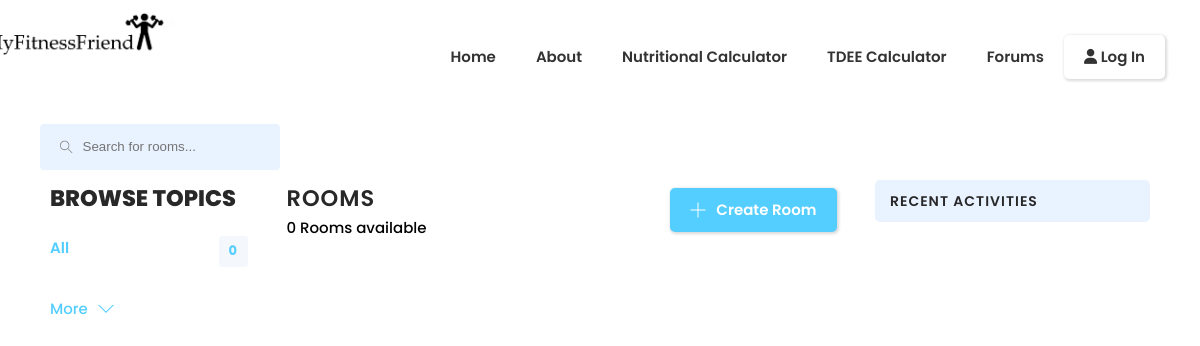
The app's page /forums, older data.
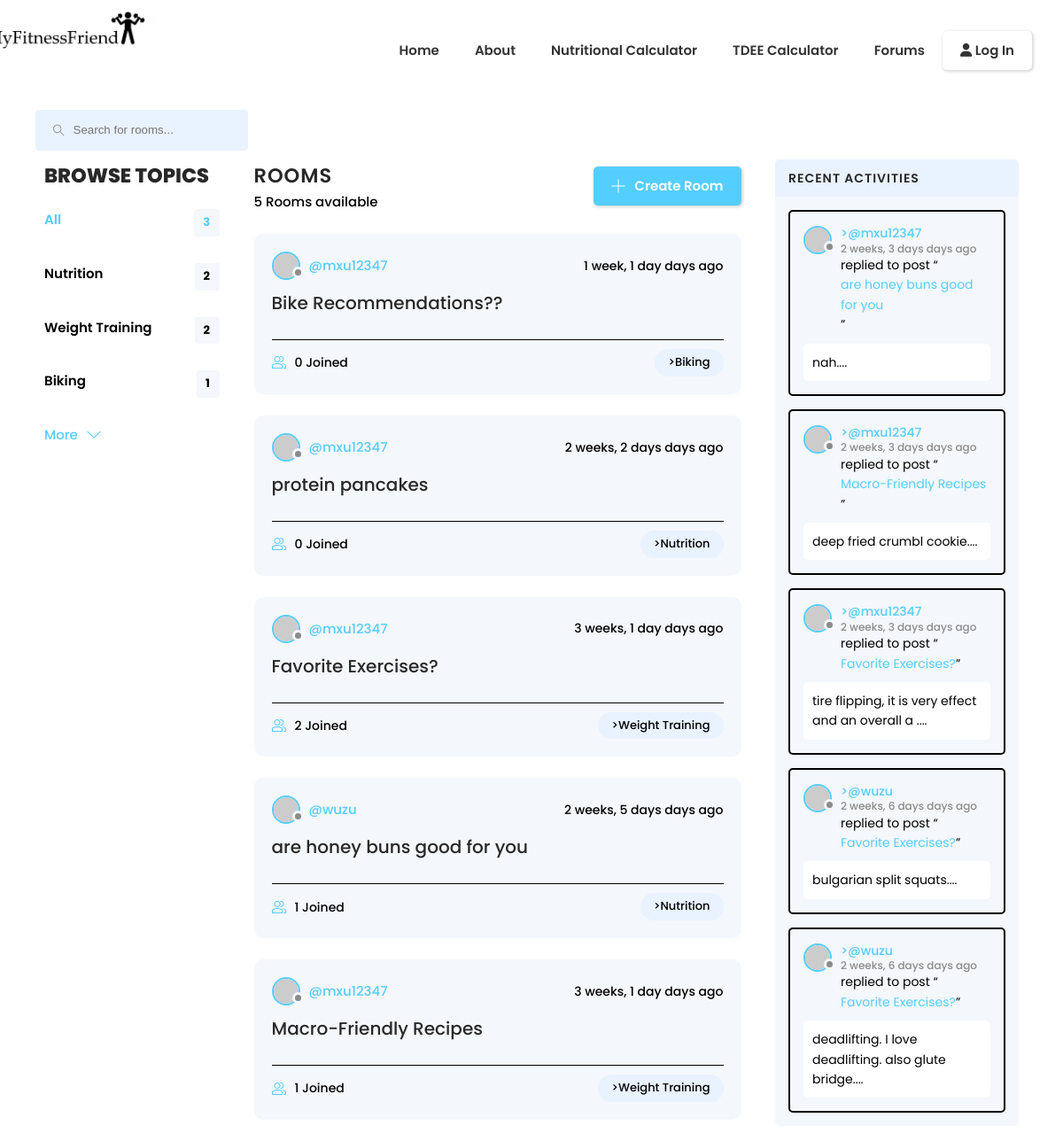
The same page, newer data.
### counter/models.py (models this page shows, shortened)
class Topic(models.Model):
    name= models.CharField(max_length= 200)

class Room(models.Model):
    host=  models.ForeignKey(User, on_delete= models.SET_NULL, null= True)
    topic = models.ForeignKey(Topic, on_delete= models.SET_NULL, null= True)
    name = models.CharField(max_length=200)
    description = models.TextField(null= True, blank= True)
    participants = models.ManyToManyField(User, related_name='participants', blank= True)
    updated = models.DateTimeField(auto_now= True) # everytime the save method is called, take the timestamp
    created = models.DateTimeField(auto_now_add= True) # autonow_add only saves time stamp on the inital add not everytime it's saved
    class Meta:
        ordering= ['-updated', '-created']

class Message(models.Model):
    user = models.ForeignKey(User, on_delete= models.CASCADE)
    room = models.ForeignKey(Room, on_delete= models.CASCADE)
    body = models.TextField()
    updated = models.DateTimeField(auto_now= True)
    created = models.DateTimeField(auto_now_add= True)
    class Meta:
        ordering= ['-updated', '-created']
    def __str__(self) -> str:
        return self.body[0:50]

### counter/views.py (the view)
# urls.py: path('forums', views.forums, name= 'forums'),
def forums(request):
    q= request.GET.get('q') if request.GET.get('q') != None else '' #get the topic, if no topic then it should be blank
    rooms= Room.objects.filter(
        Q(topic__name__icontains= q) |
        Q(name__icontains= q) |
        Q(description__icontains= q)
        )
    room_count= rooms.count() #faster then python len() method
    room_messages= Message.objects.filter(Q(room__topic__name__icontains=q)) # modify here if you want to filter activity feed
    topics= Topic.objects.all()
    context= {'rooms': rooms, 'topics': topics, 'room_count': room_count, 'room_messages': room_messages}
    return render(request, 'counter/forums.html', context)

### counter/templates/counter/forums.html (shortened to what this page needs)
{% extends 'main.html' %} {% block content %}
<div class="container1">
  <form class="header__search">
    <label>
      <input placeholder="Search for rooms..." />
    </label>
  </form>
</div>
<main class="layout layout--3">
  <div class="container1">
    {% include 'counter/topics_bar.html' %}
    <div class="roomList">
      <div class="roomList__header">
        <div>
          <h2>Rooms</h2>
          <p>{{room_count}} Rooms available</p>
        </div>
        <a class="btn btn--main" href="{% url 'create-room' %}">
          <svg
            version="1.1"
            xmlns="http://www.w3.org/2000/svg"
            width="32"
            height="32"
            viewBox="0 0 32 32"
          >
            <title>add</title>
            <path
              d="M16.943 0.943h-1.885v14.115h-14.115v1.885h14.115v14.115h1.885v-14.115h14.115v-1.885h-14.115v-14.115z"
            ></path>
          </svg>
          Create Room
        </a>
      </div>
      {% include 'counter/room_feed.html' %}
    </div>
    {% include 'counter/activity_feed.html' %}
  </div>
</main>
{% endblock %}

### templates/main.html (shortened to what this page needs)
<!DOCTYPE html>
{% load static %}
<html lang="en">
  <head>
    <link
      rel="stylesheet"
      href="https://cdnjs.cloudflare.com/ajax/libs/font-awesome/6.5.1/css/all.min.css"
    />
    <link rel="stylesheet" href=" {% static 'style.css' %}" />
  </head>
  <body>
    {% include 'navbar.html' %}  {% block content %} {% endblock %}
  </body>
</html>

### templates/navbar.html (shortened to what this page needs)
{% load static %}
<header class="header header--loggedIn">
  <nav class="navbar">
    <div class="container">
      <div class="logo">
        <a href=" #home">
          <img
            src="{% static 'images/mfflogo.png'%}"
            class="mfflogo"
            alt="MyFitnessFriend Logo"
        /></a>
      </div>
      <div class="main-menu">
        <ul>
          <li>
            <a href="#home">Home</a>
          </li>
          <li>
            <a href="#about">About</a>
          </li>
          <li>
            <a href="{% url 'foodcalc' %}">Nutritional Calculator</a>
          </li>
          <li>
            <a href="{% url 'tdee' %}">TDEE Calculator</a>
          </li>
          <li>
            <a href="{% url 'forums' %}"> Forums </a>
          </li>
          {% if request.user.is_authenticated %}
          <li>
            <a class="btn btn-light" href=" {% url 'logout' %}">
              <span> PFP </span>Log Out
            </a>
          </li>
          {% else %}
          <li>
            <a class="btn btn-light" href=" {% url 'login' %}">
              <i class="fas fa-user"></i> Log In
            </a>
          </li>
          {% endif %}
        </ul>
      </div>
    </div>
  </nav>
</header>

### counter/templates/counter/topics_bar.html
<div class="topics">
  <div class="topics__header">
    <h2>Browse Topics</h2>
  </div>
  <ul class="topics__list">
    <li>
      <a href="{% url 'forums' %}" class="active"
        >All <span>{{topics.count}}</span></a
      >
    </li>
    {% for topic in topics %}
    <li>
      <a href="{% url 'forums' %}?q={{topic.name}}"
        >{{topic.name}} <span>{{topic.room_set.all.count}}</span></a
      >
    </li>
    {% endfor %}
  </ul>
  <a class="btn btn--link" href="topics.html">
    More
    <svg
      version="1.1"
      xmlns="http://www.w3.org/2000/svg"
      width="32"
      height="32"
      viewBox="0 0 32 32"
    >
      <title>chevron-down</title>
      <path d="M16 21l-13-13h-3l16 16 16-16h-3l-13 13z"></path>
    </svg>
  </a>
</div>

### counter/templates/counter/room_feed.html (shortened to what this page needs)
{% for room in rooms %}
<div class="roomListRoom">
  <div class="roomListRoom__header">
    <a href="{% url 'profile' room.host.id %}" class="roomListRoom__author">
      <div class="avatar avatar--small">
        <img src="https://randomuser.me/api/portraits/women/11.jpg" />
      </div>
      <span>@{{room.host.username}}</span>
    </a>
    <div class="roomListRoom__actions">
      <span>{{room.created|timesince}} days ago</span>
    </div>
  </div>
  <div class="roomListRoom__content">
    <a href="{% url 'room' room.id %}">{{room.name}}</a>
  </div>
  <div class="roomListRoom__meta">
    <a href="{% url 'room' room.id %}" class="roomListRoom__joined">
      {{room.participants.all.count}} Joined
    </a>
    <p class="roomListRoom__topic">>{{room.topic.name}}</p>
  </div>
</div>
{% endfor %}

### counter/templates/counter/activity_feed.html (shortened to what this page needs)
<div class="activities">
  <div class="activities__header">
    <h2>Recent Activities</h2>
  </div>
  {% for message in room_messages %}
  <div class="activities__box">
    <div class="activities__boxHeader roomListRoom__header">
      <a href="profile.html" class="roomListRoom__author">
        <div class="avatar avatar--small">
          <img src="https://randomuser.me/api/portraits/women/11.jpg" />
        </div>
        <p>
          >@{{message.user}}
          <span>{{message.created|timesince}} days ago</span>
        </p>
      </a>
    </div>
    <div class="activities__boxContent">
      <p>
        replied to post “<a href="{% url 'room' message.room.id%}"
          >{{message.room.name}}</a
        >”
      </p>
      <div class="activities__boxRoomContent">{{message}}....</div>
    </div>
  </div>
  {% endfor %}
</div>

Row changes from the older to the newer data that the page shows:
added Topic: name "Nutrition", room_set.all.count "2"
added Topic: name "Weight Training", room_set.all.count "2"
added Topic: name "Biking", room_set.all.count "1"
added Room: host.username "mxu12347", created "1 week, 1 day", name "Bike Recommendations??", participants.all.count "0", topic.name "Biking"
added Room: host.username "mxu12347", created "2 weeks, 2 days", name "protein pancakes", participants.all.count "0", topic.name "Nutrition"
added Room: host.username "mxu12347", created "3 weeks, 1 day", name "Favorite Exercises?", participants.all.count "2", topic.name "Weight Training"
added Room: host.username "wuzu", created "2 weeks, 5 days", name "are honey buns good for you", participants.all.count "1", topic.name "Nutrition"
added Room: host.username "mxu12347", created "3 weeks, 1 day", name "Macro-Friendly Recipes", participants.all.count "1", topic.name "Weight Training"
added Message: user "mxu12347", created "2 weeks, 3 days", room.name "are honey buns good for you", body "nah"
added Message: user "mxu12347", created "2 weeks, 3 days", room.name "Macro-Friendly Recipes", body "deep fried crumbl cookie"
added Message: user "mxu12347", created "2 weeks, 3 days", room.name "Favorite Exercises?", body "tire flipping, it is very effect and an overall a"
added Message: user "wuzu", created "2 weeks, 6 days", room.name "Favorite Exercises?", body "bulgarian split squats"
added Message: user "wuzu", created "2 weeks, 6 days", room.name "Favorite Exercises?", body "deadlifting. I love deadlifting. also glute bridge"
Text that changed along with them:
{{ topics.count }}: "0" → "3"
{{ room_count }}: "0" → "5"
